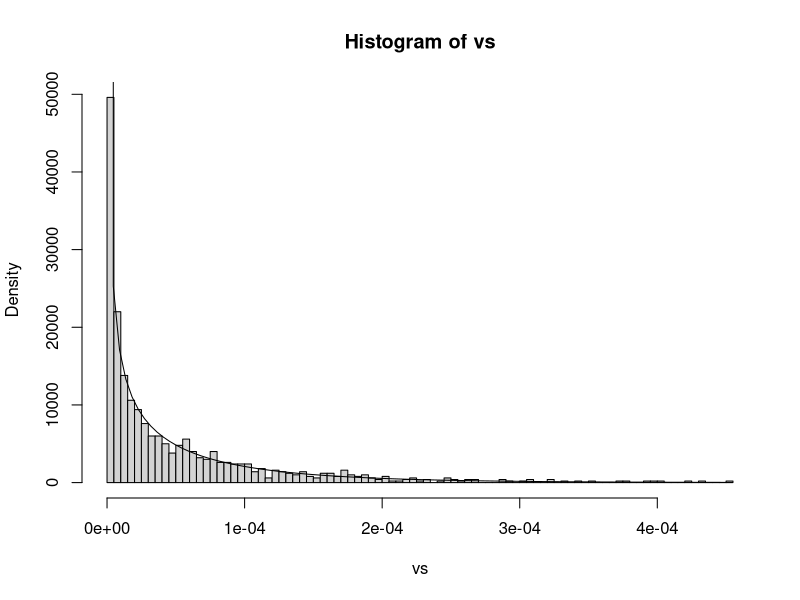

Reproduce this figure in R. (Note: this script raises an error after producing the figure.)
# LT 15/04/2024
# 
# Test of numerical integration for SBayesC power
# compare with Monte Carlo simulations

# first scenario, looking at all SNPs (alpha_v = 0)

# parameters
n <- 30000
h2 <- 0.5
pi <- 0.01
m <- 1e6

# number of samples for MC integration
N = 1e3

# draw beta
betas <- rnorm(N, 0, sqrt(h2 / m / pi))
vs <- betas ^ 2

# plot distribution of v
hist(vs, prob = TRUE, breaks = 100)
plot(function(x) dnorm(sqrt(x), 0, sqrt(h2 / m / pi)) / sqrt(x),
     xlim = c(min(vs), max(vs)), add = TRUE)

# test naive MC integration drawing from chi2
P_v <- sapply(vs, function(v) mean(rchisq(N, 1, n * v / (1 - h2)) > 0.9))
mean(P_v)

# test inner integral
fP_mc <- function(P, n, h2, m, pi) {
  # draw v
  betas <- rnorm(N, 0, sqrt(h2 / m / pi))
  vs <- betas ^ 2
  z <- P_2_z(P, n = n, h2 = h2, m = m, pi = pi)
  mean(dchisq(z, 1, n * vs / (1 - h2)))
}

fP_int <- function(P, n, h2, m, pi){
  z <- P_2_z(P, n = n, h2 = h2, m = m, pi = pi)
  fP(0, z, n, h2, m, pi) 
}

fP_mc(0.3, 1e5, 0.5, m = m, pi = pi)
fP_int(0.3, 1e5, 0.5, m = m, pi = pi)  
# do match

# Monte Carlo integration of power
pow_mc <- function(P, n, h2, m, pi, N = 1000) {
  # draw P
  Ps = runif(N, min = P, max = 1)
  # for each P calculate f(P)
  (1 - P) * mean(sapply(Ps, function(P) fP_mc(P, n, h2, m, pi)))
}

pow_mc(0.1, n,h2, m, pi)
pow(0.1, 0, n = n, h2 = h2, m = m, pi = pi)              

# do not match


